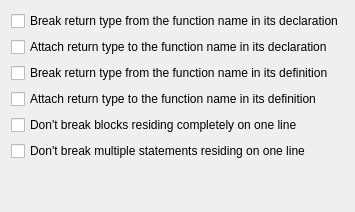
     <widget class="QWidget" name="tab_7">
      <attribute name="title">
       <string>Other 2</string>
      </attribute>
      <layout class="QGridLayout" name="gridLayout_6">
       <item row="4" column="0">
        <widget class="QCheckBox" name="chkAttachReturnType">
         <property name="text">
          <string>Attach return type to the function name in its definition</string>
         </property>
        </widget>
       </item>
       <item row="6" column="0">
        <widget class="QCheckBox" name="chkKeepOneLineBlocks">
         <property name="text">
          <string>Don't break blocks residing completely on one line</string>
         </property>
        </widget>
       </item>
       <item row="2" column="0">
        <widget class="QCheckBox" name="chkBreakReturnType">
         <property name="text">
          <string>Break return type from the function name in its definition</string>
         </property>
        </widget>
       </item>
       <item row="7" column="0">
        <widget class="QCheckBox" name="chkKeepOneLineStatements">
         <property name="text">
          <string>Don't break multiple statements residing on one line</string>
         </property>
        </widget>
       </item>
       <item row="0" column="0">
        <widget class="QCheckBox" name="chkBreakReturnTypeDecl">
         <property name="text">
          <string>Break return type from the function name in its declaration</string>
         </property>
        </widget>
       </item>
       <item row="1" column="0">
        <widget class="QCheckBox" name="chkAttachReturnTypeDecl">
         <property name="text">
          <string>Attach return type to the function name in its declaration</string>
         </property>
        </widget>
       </item>
       <item row="8" column="0">
        <spacer name="verticalSpacer_7">
         <property name="orientation">
          <enum>Qt::Vertical</enum>
         </property>
         <property name="sizeHint" stdset="0">
          <size>
           <width>20</width>
           <height>40</height>
          </size>
         </property>
        </spacer>
       </item>
      </layout>
     </widget>
